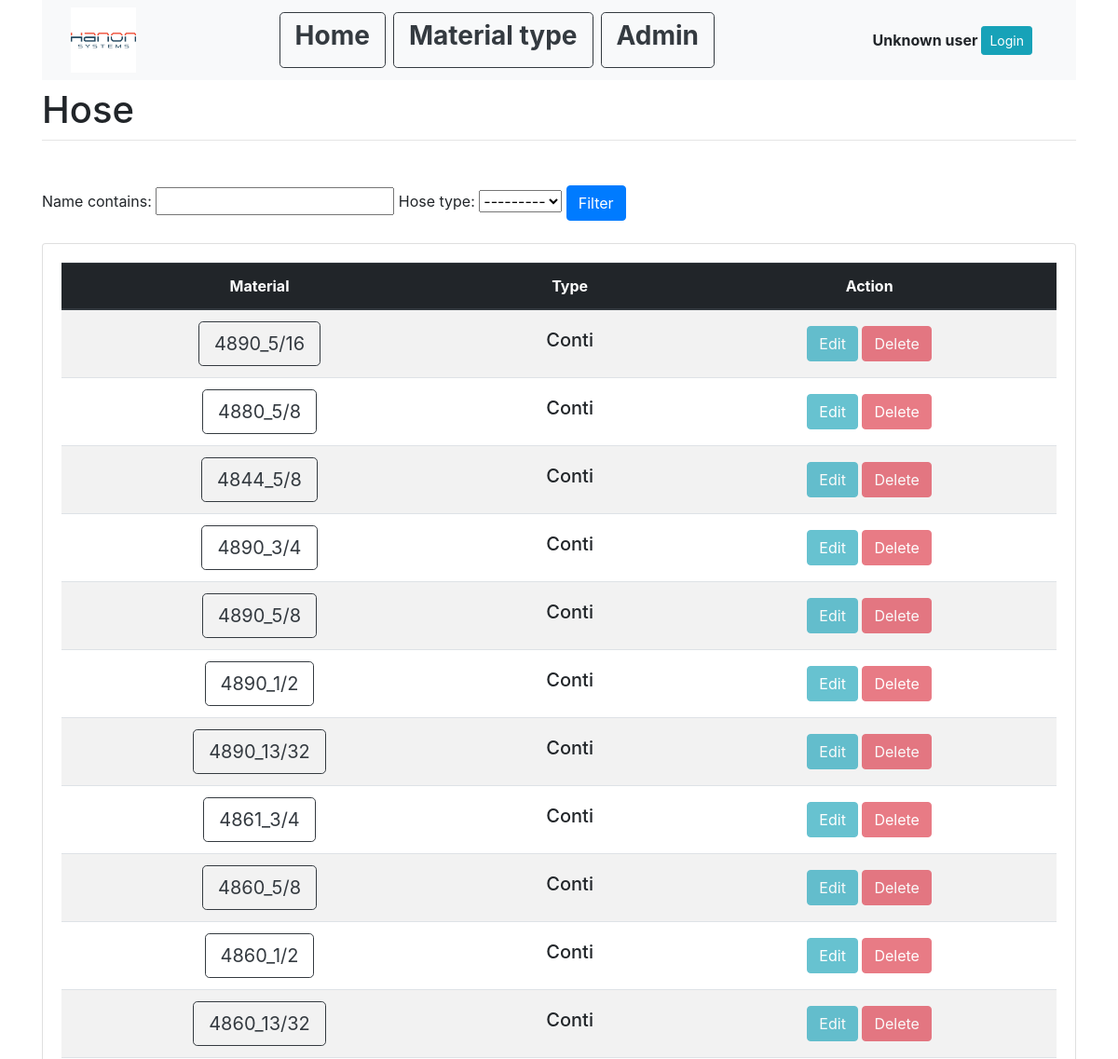
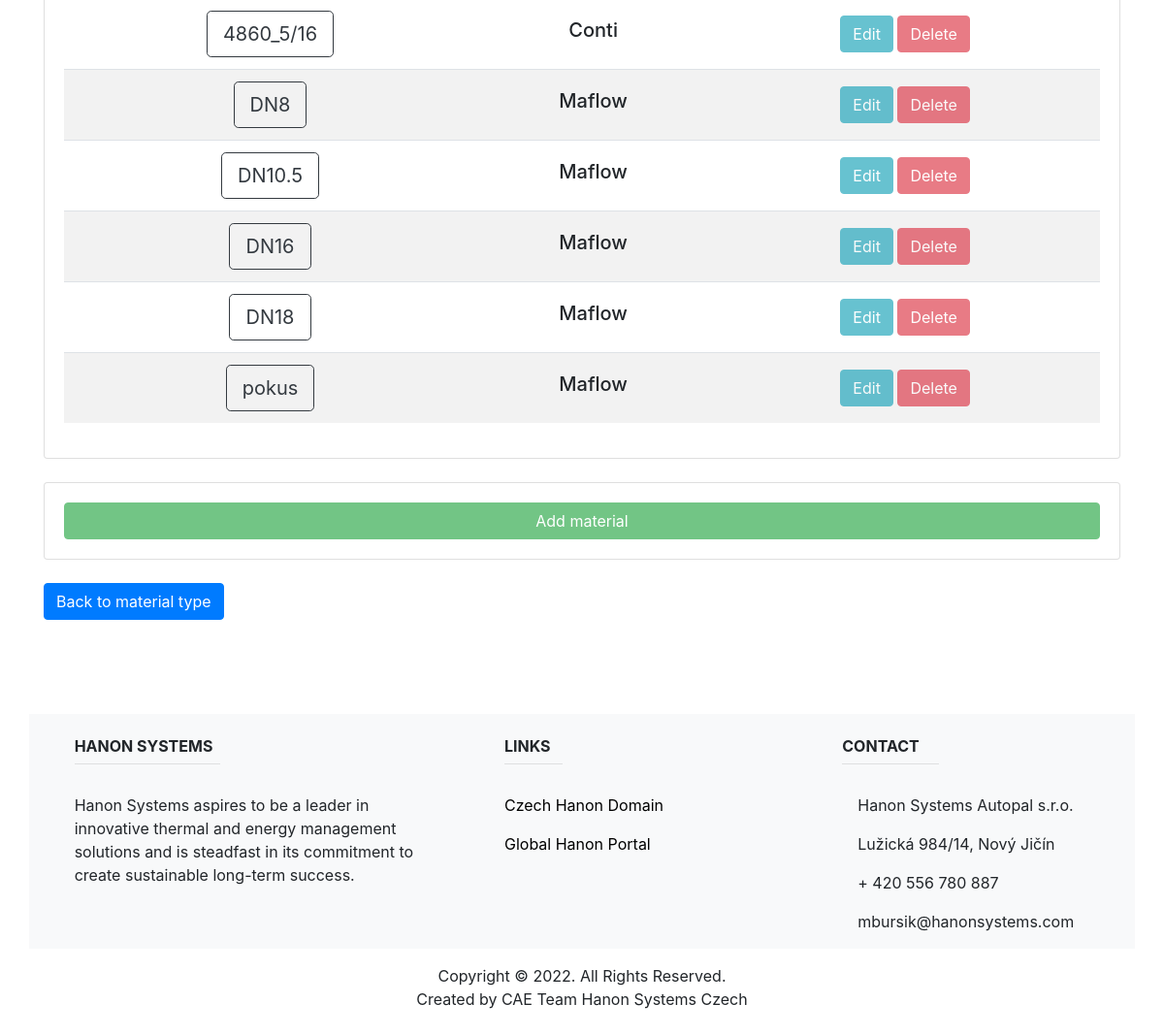
The page /material_type_list/hose/4/ on the database its author committed (2 pictures, top to bottom).
### main/models.py (models this page shows, shortened)
class MaterialType(models.Model):
    name = models.CharField(max_length=200, unique=True)

class Hose(models.Model):
    name = models.CharField(max_length=200, unique=True)
    type = models.CharField(max_length=200, choices=HOSE_CHOICES)
    material_type_id = models.ForeignKey(MaterialType, on_delete=models.CASCADE)

### main/views.py (the view)
# urls.py: path('material_type_list/hose/<int:material_type_id>/', views.hose_list, name="hose_list"),
def hose_list(response, material_type_id):
    material_type = MaterialType.objects.get(pk=material_type_id)
    hose_ls = Hose.objects.filter(material_type_id=material_type_id)
    my_filter = HoseFilter(response.GET, queryset=hose_ls)
    hose_ls = my_filter.qs
    return render(response, "main/hose_list.html", {
        "hose_ls": hose_ls,
        "material_type": material_type,
        "my_filter": my_filter,
    })

### main/templates/main/hose_list.html (shortened to what this page needs)
{% extends "main/base.html" %}
{% block content %}
<h1 class="mt-2">{{material_type.name}}</h1>
<hr class="mt-0 mb-4">
<br>
<div>
   <form method="get">
   {{my_filter.form}}
   <button class="btn btn-primary" type="submit">Filter</button>
   </form>
</div>
<br>
<div class="card card-body">
   <table class="table table-striped">
     <thead class="thead-dark">
     <tr>
         <th class="text-center align-middle" scope="col">Material</th>
         <th class="text-center align-middle" scope="col">Type</th>
         <th class="text-center align-middle" scope="col">Action</th>
     </tr>
     </thead>
     <tbody>
         {% for item in hose_ls %}
         <tr>
             <td class="text-center align-middle">
                 <a class="btn btn-outline-dark btn-lg" href="{%url 'hose_info' material_type.id item.id%}" role="button">{{item.name}}</a>
             </td>
             <td class="text-center align-middle"><h5>{{item.type}}</h5></td>
             <td class="text-center align-middle">
               {% if user.is_authenticated %}
               <a class="btn btn-info" href="{%url 'update_hose' material_type.id item.id%}">Edit</a>
               <a class="btn btn-danger" href="{%url 'delete_hose' material_type.id item.id%}">Delete</a>
               {% else %}
               <a class="btn btn-info disabled" href="{%url 'update_hose' material_type.id item.id%}">Edit</a>
               <a class="btn btn-danger disabled" href="{%url 'delete_hose' material_type.id item.id%}">Delete</a>
               {% endif %}
             </td>
         </tr>
         {% empty %}
         <h2>Sorry no available data</h2>
         {% endfor %}
     </tbody>
   </table>
</div>
<br>
<div class="card card-body">
    {% if user.is_authenticated %}
    <a class="btn btn-success" href="{%url 'create_hose' material_type.id %}">Add material</a>
    {% else %}
    <a class="btn btn-success disabled" href="{%url 'create_hose' material_type.id %}">Add material</a>
    {% endif %}
</div>
<br>
<a class="btn btn-primary" href="/material_type_list" role="button">Back to material type</a>
{% endblock %}

### rows shown on the page
MaterialType: name "Hose"
Hose: name "4890_5/16", type "Conti"
Hose: name "4880_5/8", type "Conti"
Hose: name "4844_5/8", type "Conti"
Hose: name "4890_3/4", type "Conti"
Hose: name "4890_5/8", type "Conti"
Hose: name "4890_1/2", type "Conti"
Hose: name "4890_13/32", type "Conti"
Hose: name "4861_3/4", type "Conti"
Hose: name "4860_5/8", type "Conti"
Hose: name "4860_1/2", type "Conti"
Hose: name "4860_13/32", type "Conti"
Hose: name "4860_5/16", type "Conti"
Hose: name "DN8", type "Maflow"
Hose: name "DN10.5", type "Maflow"
Hose: name "DN16", type "Maflow"
Hose: name "DN18", type "Maflow"
Hose: name "pokus", type "Maflow"
